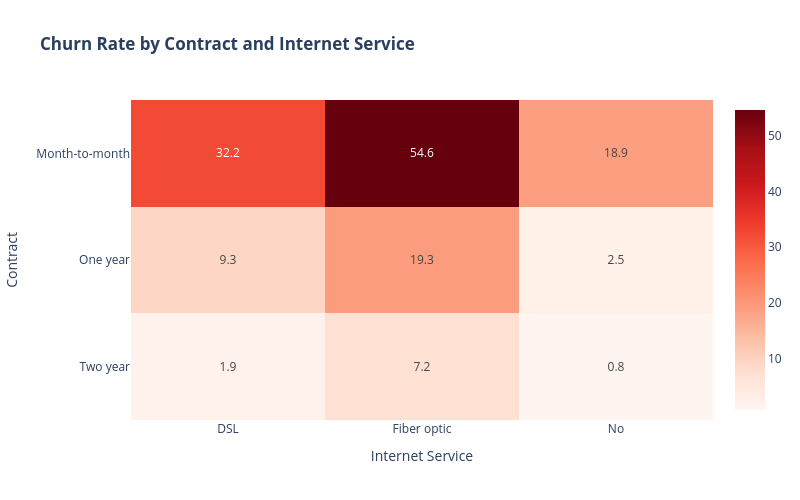

Notebook code for this chart:
### Code cell
#類別欄位相關係數熱度圖
churn_heatmap = (
    df.pivot_table(
        index="Contract",
        columns="InternetService",
        values="Churn",
        aggfunc=lambda x: (x == "Yes").mean() * 100
    )
)

fig = px.imshow(
    churn_heatmap,
    text_auto=".1f",
    aspect="auto",
    color_continuous_scale="Reds",
    title="<b>Churn Rate by Contract and Internet Service</b>"
)

fig.update_layout(
    width=800,
    height=500,
    xaxis_title="Internet Service",
    yaxis_title="Contract"
)

fig.show()

### Figure 1 — Plotly figure (JSON) as saved in the notebook; plotly's stock layout.template omitted (floating-point values rounded to 4 significant figures)
{"data": [{"coloraxis": "coloraxis", "hovertemplate": "InternetService: %{x}<br>Contract: %{y}<br>color: %{z}<extra></extra>", "name": "0", "texttemplate": "%{z:.1f}", "type": "heatmap", "x": ["DSL", "Fiber optic", "No"], "xaxis": "x", "y": ["Month-to-month", "One year", "Two year"], "yaxis": "y", "z": [[32.22, 54.61, 18.89], [9.298, 19.29, 2.479], [1.926, 7.226, 0.7899]]}], "layout": {"coloraxis": {"autocolorscale": false, "colorscale": [[0, "rgb(255,245,240)"], [0.125, "rgb(254,224,210)"], [0.25, "rgb(252,187,161)"], [0.375, "rgb(252,146,114)"], [0.5, "rgb(251,106,74)"], [0.625, "rgb(239,59,44)"], [0.75, "rgb(203,24,29)"], [0.875, "rgb(165,15,21)"], [1, "rgb(103,0,13)"]]}, "height": 500, "title": {"text": "<b>Churn Rate by Contract and Internet Service</b>"}, "width": 800, "xaxis": {"anchor": "y", "domain": [0, 1], "title": {"text": "Internet Service"}}, "yaxis": {"anchor": "x", "autorange": "reversed", "domain": [0, 1], "title": {"text": "Contract"}}}}
